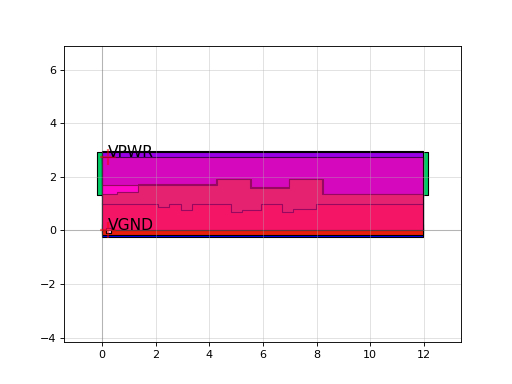

Recreate this plot in Python.
import sky130

c = sky130.components.sky130_fd_sc_hd__sdfxbp_2()
c.plot()
